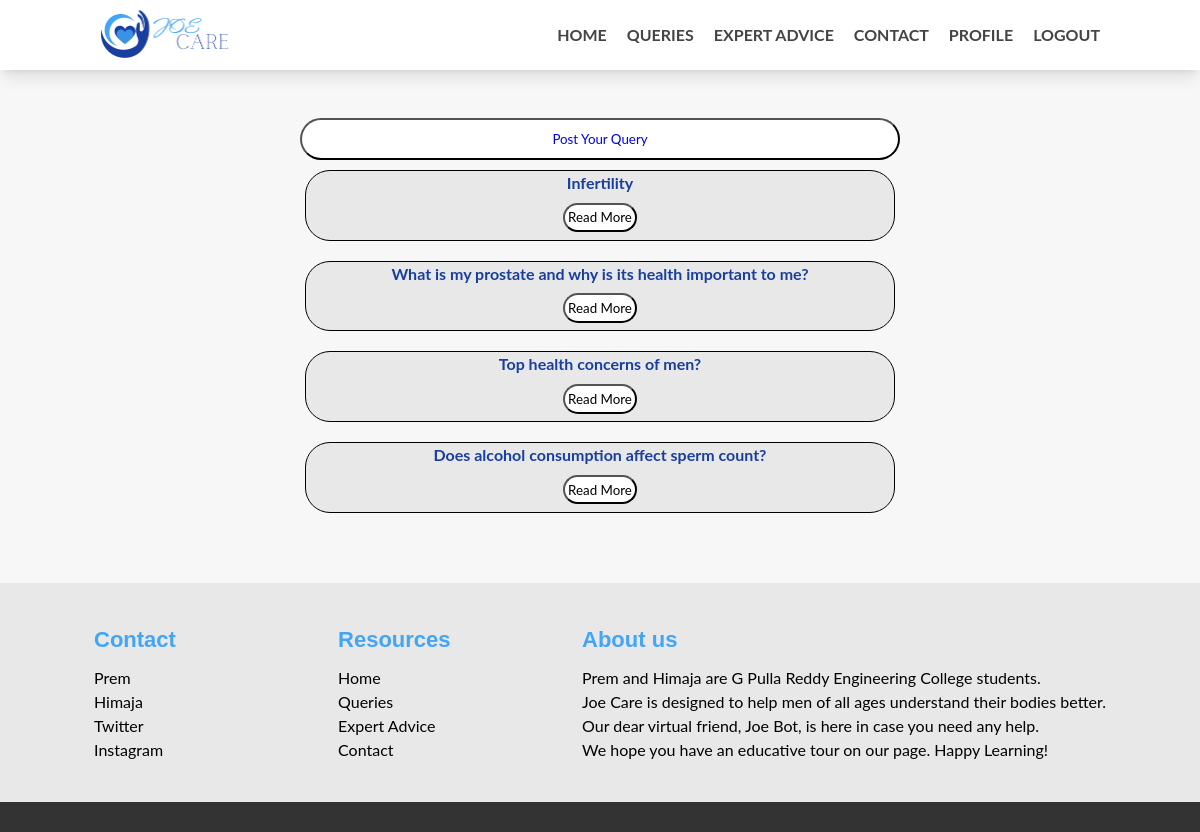
The page /query (signed in) on the database its author committed.
### tables this page shows
CREATE TABLE "ApprovePosts" (
	"id"	INTEGER NOT NULL UNIQUE,
	"userId"	INTEGER NOT NULL,
	"title"	TEXT NOT NULL,
	"desc"	TEXT NOT NULL,
	"anonymous"	TEXT NOT NULL,
	"name"	TEXT NOT NULL,
	"email"	TEXT NOT NULL,
	"age"	TEXT NOT NULL,
	"mod"	TEXT NOT NULL,
	"app"	TEXT NOT NULL,
	"ageres"	TEXT NOT NULL,
	PRIMARY KEY("id" AUTOINCREMENT),
	FOREIGN KEY("userId") REFERENCES "Users"("id")
);

### app.py (the view)
@app.route("/query")
@login_required
def query():
    records = Query.get_app_post()
    return render_template("query.html", logged = curr_user.get_user(), records = records)

### Query.py (called while the page is built)
    def get_app_post():
        con = sqlite3.connect("joecare.db")
        c = con.cursor()
        try:
            sql_select_query = "select * from approvePosts where app = 'True' order by id desc;"
            c.execute(sql_select_query)
            record = c.fetchall()
        finally:
            con.commit()
            c.close()
            con.close()
        return record

### app.py (called while the page is built)
@login_manager.user_loader
def load_user(userid):
    return LoginUser(userid)

@app.before_request
def before_request():
    session.permanent = True
    app.permanent_session_lifetime = timedelta(minutes=20)
    session.modified = True
    g.user = current_user

    def get_user(self):
        return self.login

### templates/query.html (shortened to what this page needs)
<!DOCTYPE html>
<html>
<head>
	<link rel="stylesheet" href="{{url_for('static', filename = 'stylesheets/nav.css') }}" media="screen">
	<link rel="stylesheet" href="{{url_for('static', filename = 'stylesheets/footer.css') }}" media="screen">
	<link rel="stylesheet" href="{{url_for('static', filename = 'stylesheets/form.css') }}" media="screen">
</head>
<body>
	<header>
			<div class="wrapper">
				<div class="logo">
					<a href="/"><img src="{{url_for('static', filename = 'images/logo.png') }}" alt="Joe Care"></a>
				</div>
				<div class="navbar">
					<nav>
						<ul>
							<li><a href="/">Home</a></li>
							<li><a href="/query">Queries</a></li>
							<li><a href="/expert">Expert Advice</a></li>
							<li><a href="#foot">Contact</a></li>
							{% if logged == True %}
							<li><a href = "/profile">Profile</a></li>
							<li><a href = "/logout">Logout</a></li>
							{% else %}
							<li><a href = "/login">Login</a></li>
							{% endif %}
						</ul>
					</nav>
				</div>
			</div>
		</header>
	<br>
	<br>
	<button style="text-align: center; background-color: #E8E8E8; border-radius:25px; padding: .75%; background-color: white; width: 50%; margin: 0 auto"><a href = "\post" style="text-decoration: none">Post Your Query</a></button>
	{% for record in records %}
	<div style="margin: 10px">
		<div style="text-align: center; background-color: #E8E8E8; width: 50%; margin: 0 auto; border-radius:25px; border: .8px solid">
			<p style="color: #183e9f"><b>{{record[2]}}</b></p>
			<div style="margin: 7.5px">
			<a href="{{url_for('querypost', postid=record[0])}}"><button style="padding: .5%; background-color: white; border-radius: 15px">Read More</button></a>
			</div>
		</div>
	</div>
	{% endfor %}
	<div class="container"></div>
<footer id="foot">
  <section class="ft-main">
    <div class="ft-main-item">
        <h2 class="ft-title" style="color: #42a5f5;">Contact</h2>
        <ul>
          <li><a href="https://www.linkedin.com/in/prem-jain801/" style="color: black">Prem</a></li>
          <li><a href="https://www.linkedin.com/in/k-naga-himaja/" style="color: black">Himaja</a></li>
          <li><a href="https://twitter.com/KNagaHimaja" style="color: black">Twitter</a></li>
          <li><a href="https://www.instagram.com/prem_jain_801/" style="color: black">Instagram</a></li>
        </ul>
      </div>
      <div class="ft-main-item">
        <h2 class="ft-title" style="color: #42a5f5;">Resources</h2>
        <ul>
          <li><a href="/" style="color: black">Home</a></li>
          <li><a href="/query" style="color: black">Queries</a></li>
          <li><a href="/expert" style="color: black">Expert Advice</a></li>
          <li><a href="#foot" style="color: black">Contact</a></li>
        </ul>
      </div>
    <div class="ft-main-item">
      <h2 class="ft-title" style="color: #42a5f5;">About us</h2>
      <ul style="color: black">
        <p style="text-align: justify;">Prem and Himaja are G Pulla Reddy Engineering College students.</p>
        <p style="text-align: justify;">Joe Care is designed to help men of all ages understand their bodies better.</p>
        <p style="text-align: justify;">Our dear virtual friend, Joe Bot, is here in case you need any help. </p>
        <p style="text-align: justify;">	We hope you have an educative tour on our page. Happy Learning!</p>
      </ul>
    </div>
  </section>
  <section class="ft-legal">
  </section>
</footer>
</body>
</html>

### static/stylesheets/nav.css (style rules this page uses)
*, *::before, *::after { box-sizing: border-box; line-height: 1.5em; }
html { font-size: 16px; scroll-behavior: smooth; -webkit-text-size-adjust: 100%; }
body { margin: 0; font-family: "Open Sans", sans-serif; background-color: #f7f7f7; }
header { background-color: #ffffff; box-shadow: 0 10px 15px -3px rgba(0, 0, 0, 0.1), 0 4px 6px -4px rgba(0, 0, 0, 0.1); padding: 10px 20px; }
header .wrapper { max-width: 1000px; margin: 0 auto; display: flex; flex-wrap: wrap; align-items: center; justify-content: space-between; }
header .logo img { height: 50px; display: block; }
.navbar { position: fixed; top: 0; left: 100%; margin: 0; width: 100%; height: 100%; background-color: white; padding: 20px; transition: left 0.3s; }
.navbar ul { all: unset; list-style-type: none; display: flex; flex-direction: column; align-items: center; gap: 25px; }
.navbar ul a { all: unset; color: #444444; text-transform: uppercase; cursor: pointer; font-weight: bold; font-size: 28px; }
.container { max-width: 900px; margin: 0 auto; padding: 30px; }
@media (min-width: 550px) { .navbar { all: unset; display: block; } }
@media (min-width: 550px) { .navbar ul { flex-direction: row; gap: 20px; } }
@media (min-width: 550px) { .navbar ul a { font-size: inherit; } }

### static/stylesheets/footer.css (style rules this page uses)
* { box-sizing: border-box; font-family: "Lato", sans-serif; margin: 0; padding: 0; }
ul { list-style: none; padding-left: 0; }
footer { background-color: #E8E8E8; color: #bbb; line-height: 1.5; }
footer a { text-decoration: none; color: #eee; }
.ft-title { color: #fff; font-family: "Arial"; font-size: 1.375rem; padding-bottom: 0.625rem; }
body { display: flex; min-height: 100vh; flex-direction: column; }
.container { flex: 1; }
.ft-main { padding: 1.25rem 1.875rem; display: flex; flex-wrap: wrap; }
@media only screen and (min-width: 29.8125rem ) { .ft-main { justify-content: space-evenly; } }
.ft-main-item { padding: 1.25rem; min-width: 12.5rem; }
.ft-legal { padding: 0.9375rem 1.875rem; background-color: #333; }

### static/stylesheets/form.css (style rules this page uses)
* { box-sizing: border-box; }

### rows shown on the page
ApprovePosts: title "Infertility"
ApprovePosts: title "What is my prostate and why is its health important to me?"
ApprovePosts: title "Top health concerns of men?"
ApprovePosts: title "Does alcohol consumption affect sperm count?"
